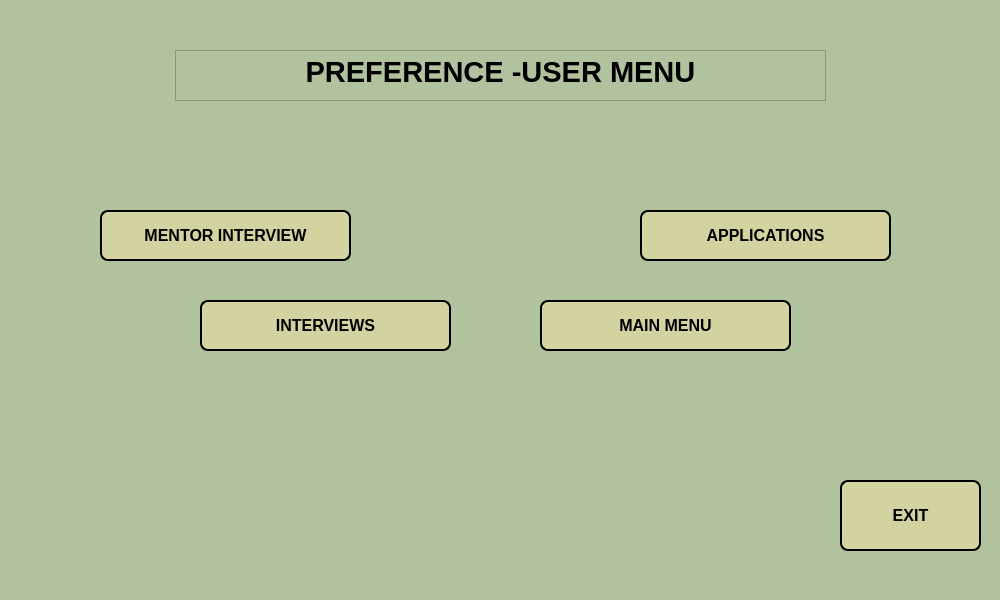
<?xml version="1.0" encoding="UTF-8"?>
<ui version="4.0">
 <class>Dialog</class>
 <widget class="QDialog" name="Dialog">
  <property name="geometry">
   <rect>
    <x>0</x>
    <y>0</y>
    <width>1000</width>
    <height>600</height>
   </rect>
  </property>
  <property name="sizePolicy">
   <sizepolicy hsizetype="Fixed" vsizetype="Fixed">
    <horstretch>0</horstretch>
    <verstretch>0</verstretch>
   </sizepolicy>
  </property>
  <property name="minimumSize">
   <size>
    <width>1000</width>
    <height>600</height>
   </size>
  </property>
  <property name="maximumSize">
   <size>
    <width>1000</width>
    <height>600</height>
   </size>
  </property>
  <property name="windowTitle">
   <string>Dialog</string>
  </property>
  <property name="styleSheet">
   <string notr="true">background-color:rgb(177, 194, 158)</string>
  </property>
  <widget class="QTextBrowser" name="textBrowser">
   <property name="geometry">
    <rect>
     <x>175</x>
     <y>50</y>
     <width>651</width>
     <height>51</height>
    </rect>
   </property>
   <property name="html">
    <string>&lt;!DOCTYPE HTML PUBLIC &quot;-//W3C//DTD HTML 4.0//EN&quot; &quot;http://www.w3.org/TR/REC-html40/strict.dtd&quot;&gt;
&lt;html&gt;&lt;head&gt;&lt;meta name=&quot;qrichtext&quot; content=&quot;1&quot; /&gt;&lt;style type=&quot;text/css&quot;&gt;
p, li { white-space: pre-wrap; }
&lt;/style&gt;&lt;/head&gt;&lt;body style=&quot; font-family:'MS Shell Dlg 2'; font-size:7.8pt; font-weight:400; font-style:normal;&quot;&gt;
&lt;p align=&quot;center&quot; style=&quot; margin-top:0px; margin-bottom:0px; margin-left:0px; margin-right:0px; -qt-block-indent:0; text-indent:0px;&quot;&gt;&lt;span style=&quot; font-size:22pt; font-weight:600;&quot;&gt;PREFERENCE -USER MENU&lt;/span&gt;&lt;/p&gt;&lt;/body&gt;&lt;/html&gt;</string>
   </property>
  </widget>
  <widget class="QPushButton" name="pushButton_applications">
   <property name="geometry">
    <rect>
     <x>640</x>
     <y>210</y>
     <width>251</width>
     <height>51</height>
    </rect>
   </property>
   <property name="autoFillBackground">
    <bool>false</bool>
   </property>
   <property name="styleSheet">
    <string notr="true">
QPushButton {
    font-size: 16px;
    font-weight: bold;
    font-family: Arial;
    color: black; /* Siyah yazı rengi */
    background-color: #d3d3a1; /* Sarıya yakın gri arka plan rengi */
    border-radius: 8px; /* Köşe yuvarlama */
    padding: 8px; /* Küçük padding */
    border: 2px solid black; /* İnce siyah çerçeve */
    
}

QPushButton:hover {
    background-color: #b0b072; /* Hover durumunda daha koyu sarımsı gri */
    /* Hover durumunda gölgeyi değiştirmek için */

}</string>
   </property>
   <property name="text">
    <string>APPLICATIONS</string>
   </property>
  </widget>
  <widget class="QPushButton" name="pushButton_interview">
   <property name="geometry">
    <rect>
     <x>200</x>
     <y>300</y>
     <width>251</width>
     <height>51</height>
    </rect>
   </property>
   <property name="autoFillBackground">
    <bool>false</bool>
   </property>
   <property name="styleSheet">
    <string notr="true">
QPushButton {
    font-size: 16px;
    font-weight: bold;
    font-family: Arial;
    color: black; /* Siyah yazı rengi */
    background-color: #d3d3a1; /* Sarıya yakın gri arka plan rengi */
    border-radius: 8px; /* Köşe yuvarlama */
    padding: 8px; /* Küçük padding */
    border: 2px solid black; /* İnce siyah çerçeve */
    
}

QPushButton:hover {
    background-color: #b0b072; /* Hover durumunda daha koyu sarımsı gri */
    /* Hover durumunda gölgeyi değiştirmek için */

}</string>
   </property>
   <property name="text">
    <string>INTERVIEWS</string>
   </property>
  </widget>
  <widget class="QPushButton" name="pushButton_exit">
   <property name="geometry">
    <rect>
     <x>840</x>
     <y>480</y>
     <width>141</width>
     <height>71</height>
    </rect>
   </property>
   <property name="autoFillBackground">
    <bool>false</bool>
   </property>
   <property name="styleSheet">
    <string notr="true">
QPushButton {
    font-size: 16px;
    font-weight: bold;
    font-family: Arial;
    color: black; /* Siyah yazı rengi */
    background-color: #d3d3a1; /* Sarıya yakın gri arka plan rengi */
    border-radius: 8px; /* Köşe yuvarlama */
    padding: 8px; /* Küçük padding */
    border: 2px solid black; /* İnce siyah çerçeve */
    
}

QPushButton:hover {
    background-color: #b0b072; /* Hover durumunda daha koyu sarımsı gri */
    /* Hover durumunda gölgeyi değiştirmek için */

}</string>
   </property>
   <property name="text">
    <string>EXIT</string>
   </property>
  </widget>
  <widget class="QPushButton" name="pushButton_mainmenu">
   <property name="geometry">
    <rect>
     <x>540</x>
     <y>300</y>
     <width>251</width>
     <height>51</height>
    </rect>
   </property>
   <property name="autoFillBackground">
    <bool>false</bool>
   </property>
   <property name="styleSheet">
    <string notr="true">
QPushButton {
    font-size: 16px;
    font-weight: bold;
    font-family: Arial;
    color: black; /* Siyah yazı rengi */
    background-color: #d3d3a1; /* Sarıya yakın gri arka plan rengi */
    border-radius: 8px; /* Köşe yuvarlama */
    padding: 8px; /* Küçük padding */
    border: 2px solid black; /* İnce siyah çerçeve */
    
}

QPushButton:hover {
    background-color: #b0b072; /* Hover durumunda daha koyu sarımsı gri */
    /* Hover durumunda gölgeyi değiştirmek için */

}</string>
   </property>
   <property name="text">
    <string>MAIN MENU</string>
   </property>
  </widget>
  <widget class="QPushButton" name="pushButton_mentor">
   <property name="geometry">
    <rect>
     <x>100</x>
     <y>210</y>
     <width>251</width>
     <height>51</height>
    </rect>
   </property>
   <property name="autoFillBackground">
    <bool>false</bool>
   </property>
   <property name="styleSheet">
    <string notr="true">
QPushButton {
    font-size: 16px;
    font-weight: bold;
    font-family: Arial;
    color: black; /* Siyah yazı rengi */
    background-color: #d3d3a1; /* Sarıya yakın gri arka plan rengi */
    border-radius: 8px; /* Köşe yuvarlama */
    padding: 8px; /* Küçük padding */
    border: 2px solid black; /* İnce siyah çerçeve */
    
}

QPushButton:hover {
    background-color: #b0b072; /* Hover durumunda daha koyu sarımsı gri */
    /* Hover durumunda gölgeyi değiştirmek için */

}</string>
   </property>
   <property name="text">
    <string>MENTOR INTERVIEW</string>
   </property>
  </widget>
 </widget>
 <resources/>
 <connections/>
</ui>
